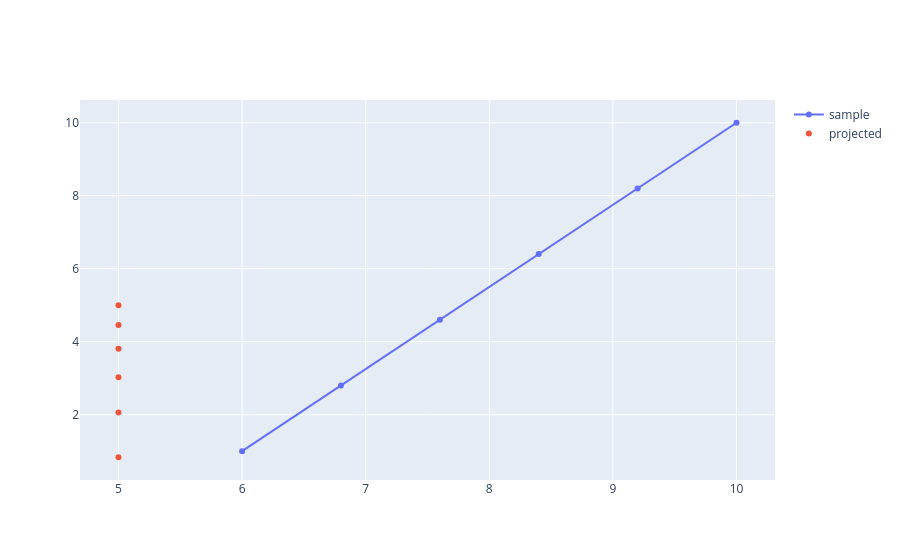

Notebook code for this chart:
### Markdown cell above
Pondremos nuestra cámara de perspectiva en (0,0) con focal_length X=5, mirando en la direction +X. Es decir, vamos a proyectar nuestros puntos a la recta X=5. 

En este sistema tenemos que el eje `w` de la cámara apunta a -X, y el eje `v` en Y. Por lo tanto proyectamos usando 
`y_s = y / x * focal_legth`

### Code cell
focal_length = 5.0

projected_points = np.empty_like(sample_points)
projected_points[:,0] = focal_length
projected_points[:,1] = sample_points[:,1] / sample_points[:,0] * focal_length

fig = go.Figure(data=[
    go.Scatter(x=sample_points[:,0], y=sample_points[:,1],mode='markers+lines', name='sample'),
    go.Scatter(x=projected_points[:,0], y=projected_points[:,1],mode='markers', name='projected'),
])

fig.show()

### Figure 1 — Plotly figure (JSON) as saved in the notebook; plotly's stock layout.template omitted (floating-point values rounded to 4 significant figures)
{"data": [{"mode": "markers+lines", "name": "sample", "type": "scatter", "x": [6.0, 6.8, 7.6, 8.4, 9.2, 10.0], "y": [1.0, 2.8, 4.6, 6.4, 8.2, 10.0]}, {"mode": "markers", "name": "projected", "type": "scatter", "x": [5.0, 5.0, 5.0, 5.0, 5.0, 5.0], "y": [0.8333, 2.059, 3.026, 3.81, 4.457, 5.0]}], "layout": {}}
